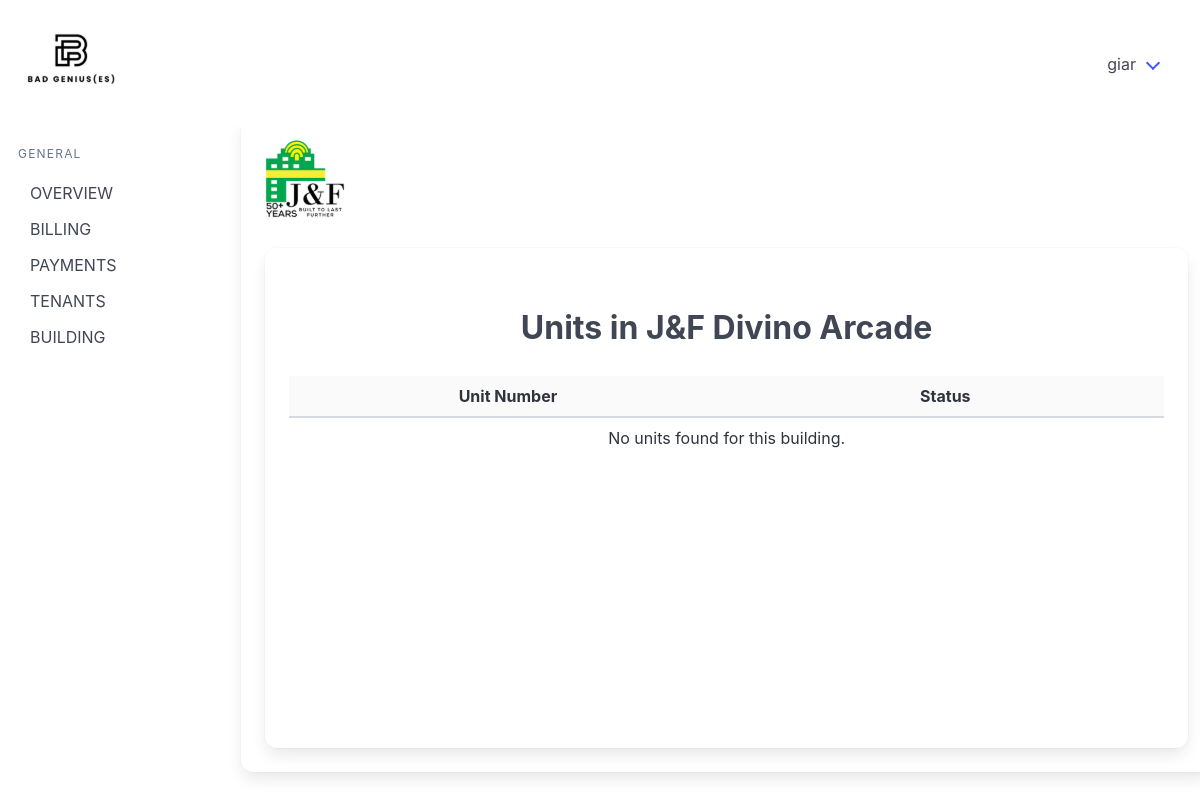
The page /view_units/1/ (signed in) on the database as committed earlier.
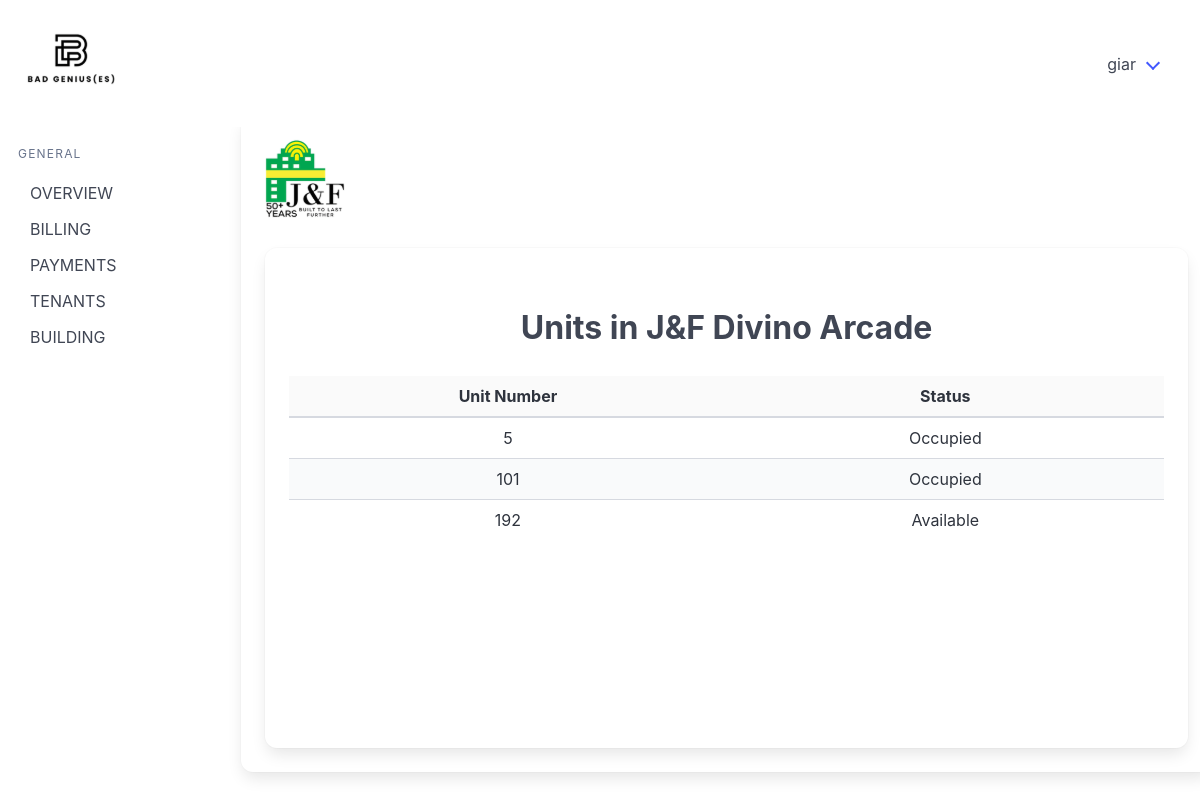
The same page on the database as committed later.
### billingApp/models.py (models this page shows, shortened)
class Building(models.Model):
    buildingName = models.CharField(max_length=26, unique=True)
    signageCapacity = models.IntegerField(default=0)
    parkingCapacity = models.IntegerField(default=0)
    buildingAddress = models.CharField(max_length=50)
    modified_by = models.ForeignKey("Account", on_delete=models.SET_NULL, null=True, blank=True, related_name="+")
    modified_at = models.DateTimeField(auto_now=True, null=True, blank=True)
    objects = models.Manager

class Units(models.Model):
    building = models.ForeignKey(Building, on_delete=models.CASCADE)
    unitID = models.IntegerField()
    modified_by = models.ForeignKey("Account", on_delete=models.SET_NULL, null=True, blank=True, related_name="+")
    modified_at = models.DateTimeField(auto_now=True, null=True, blank=True)
    class Meta:
        unique_together = ('building', 'unitID')

### billingApp/views.py (the view)
# urls.py: path('view_units/<int:pk>/', views.view_units, name='view_units'),
@login_required
def view_units(request, pk):
    building = get_object_or_404(Building, pk=pk)
    units = Units.objects.filter(building=building).order_by("unitID")
    return render(request, "billingApp/view_units.html", {"building": building, "units": units})

### billingApp/templates/billingApp/view_units.html
{% extends 'billingApp/base.html' %} {% load static %} {% block content %}
</div>
<div class="card card3">
    <div class="card-content has-text-centered">
        <h1 class="is-size-3 has-text-weight-bold p-5 mt-2">
            Units in {{ building.buildingName }}
        </h1>
        <table class="table is-fullwidth is-striped is-hoverable has-text-centered" style="table-layout: fixed;">
            <thead>
                <tr>
                    <th style="width:50%" class="has-text-centered">Unit Number</th>
                    <th style="width:50%" class="has-text-centered">Status</th>
                </tr>
            </thead>
            <tbody>
                {% for unit in units %}
                <tr>
                    <td>{{ unit.unitID }}</td>
                    <td>
                        {% if unit.lease_set.exists %}
                            Occupied
                        {% else %}
                            Available
                        {% endif %}
                    </td>
                </tr>
                {% empty %}
                <tr>
                    <td colspan="2">No units found for this building.</td>
                </tr>
                {% endfor %}
            </tbody>
        </table>
    </div>
</div>
{% endblock %}

### billingApp/templates/billingApp/base.html (shortened to what this page needs)
{% load static %}
<!doctype html>
<html lang="en">
  <head>
    <link rel="stylesheet" href="{% static 'billingApp/css/style.css' %}" />
    <link rel="stylesheet" href="https://cdn.jsdelivr.net/npm/bulma@1.0.4/css/bulma.min.css" />
  </head>
  <body>
    <nav class="navbar p-5" role="navigation" aria-label="main navigation">
      <div class="navbar-brand">
        <a class="" href="{% url 'home_page' %}">
        </a>
      </div>
      <div id="navbarBasicExample" class="navbar-menu">
        <div class="navbar-end">
          <div class="navbar-item has-dropdown is-hoverable">
            <a class="navbar-link">{{ user.username }}</a>
          </div>
        </div>
      </div>
    </nav>
    <div class="columns">
      <aside class="menu">
        <p class="menu-label">General</p>
        <ul class="menu-list">
          <li><a href="{% url 'home_page' %}">OVERVIEW</a></li>
          <li><a href="{% url 'billing_records_main' %}">BILLING</a></li>
          <li><a href="{% url 'payments_main' %}">PAYMENTS</a></li>
          <li><a href="{% url 'tenants_main' %}">TENANTS</a></li>
          <li><a href="{% url 'buildings_main' %}">BUILDING</a></li>
        </ul>
      </aside>
      {% block logo %}
      <div class="card card1">
        <div class="card-content">
          <div class="columns is-4">
            <div class="column is-1">
            </div>
            <div class="column">
              <h1 class="is-size-3 pt-4 pl-4">{{ date_today }}</h1>
            </div>
    {% endblock %} {% block content %} {% endblock %}
  </body>
</html>

### billingApp/static/billingApp/css/style.css (style rules this page uses)
.menu { position: sticky; display: inline-block; vertical-align: top; max-height: 100vh; overflow-y: auto; width: 200px; top: 0; bottom: 0; padding: 30px; }
.card1 { margin-left: 80px !important; width: 1200px !important; }
.card3 { min-height: 500px !important; }
thead { background-color: #fafafa !important; }

Rows that differ between the two databases and show on the page:
added Units: unitID "5", shows "Occupied"
added Units: unitID "101", shows "Occupied"
added Units: unitID "192", shows "Available"
Other text that changed with them:
text no longer shown: "No units found for this building."
